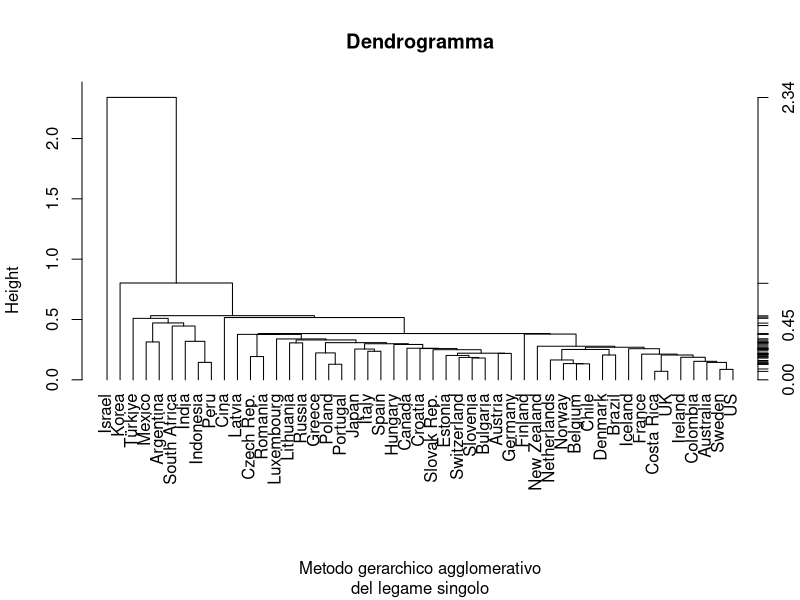
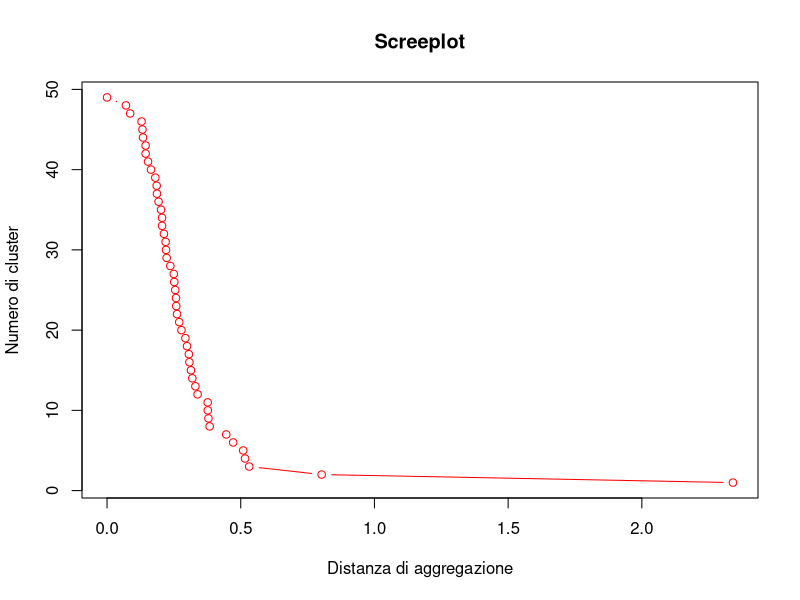
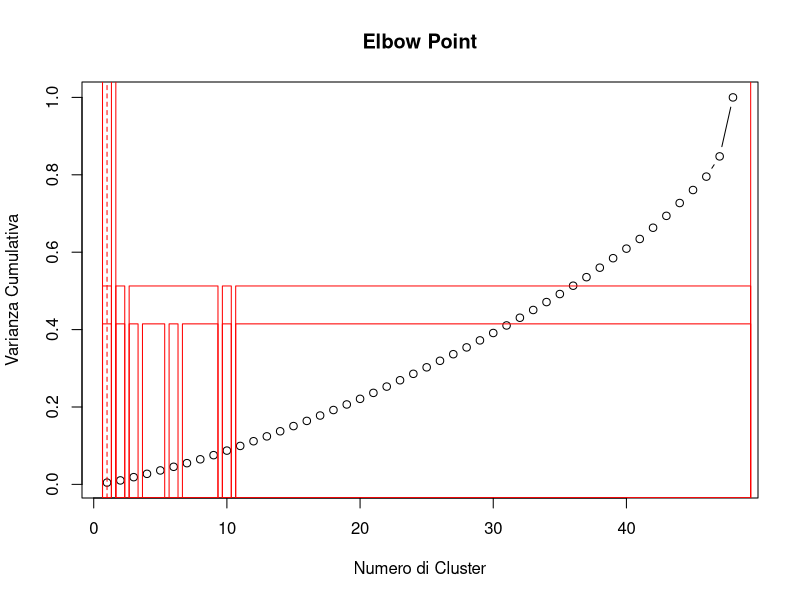
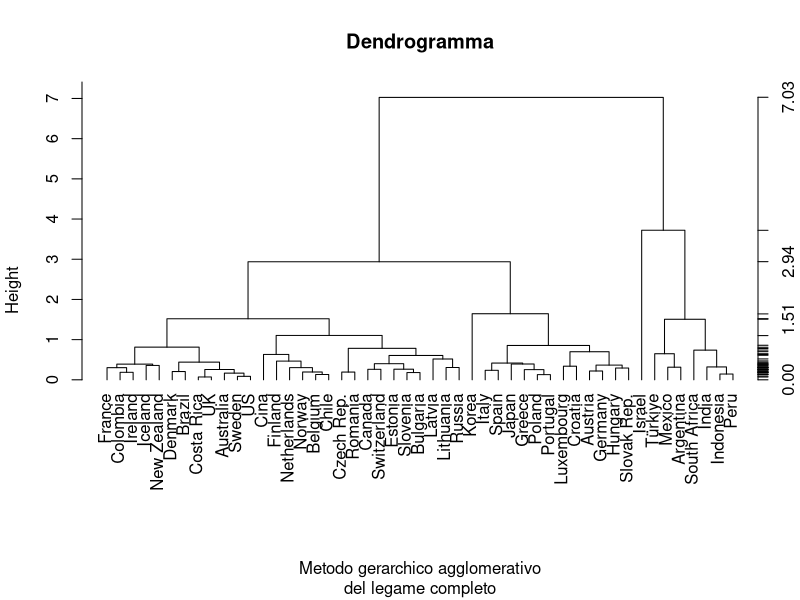
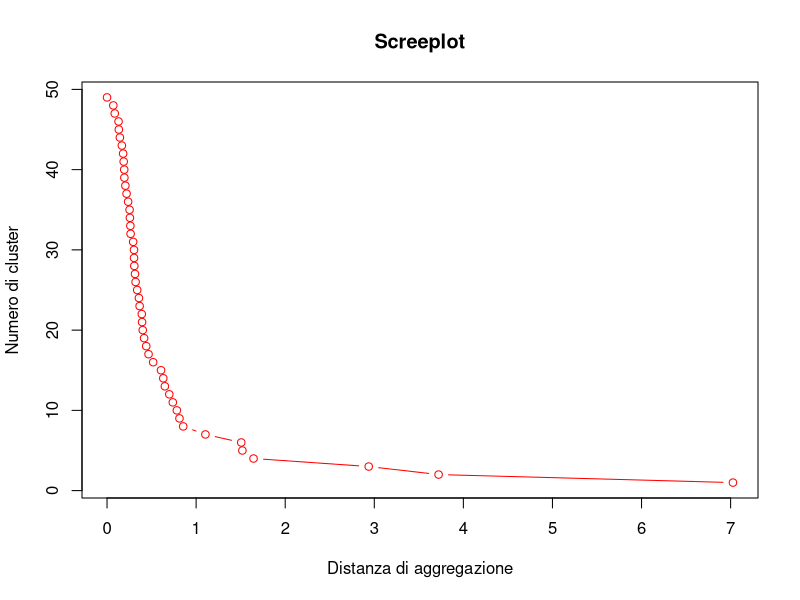
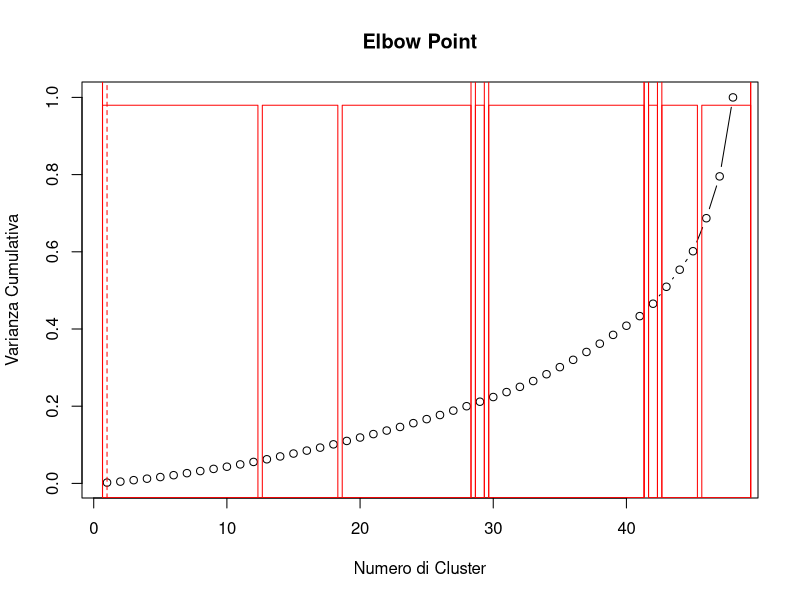
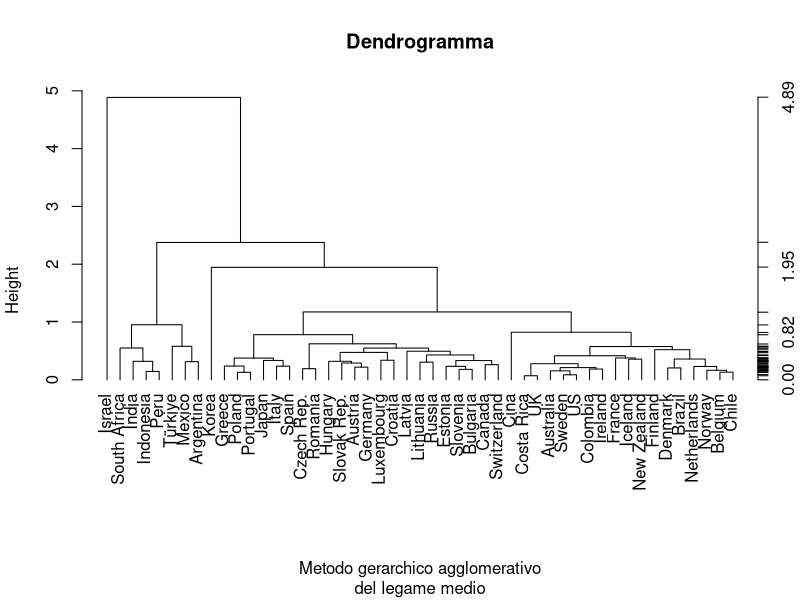
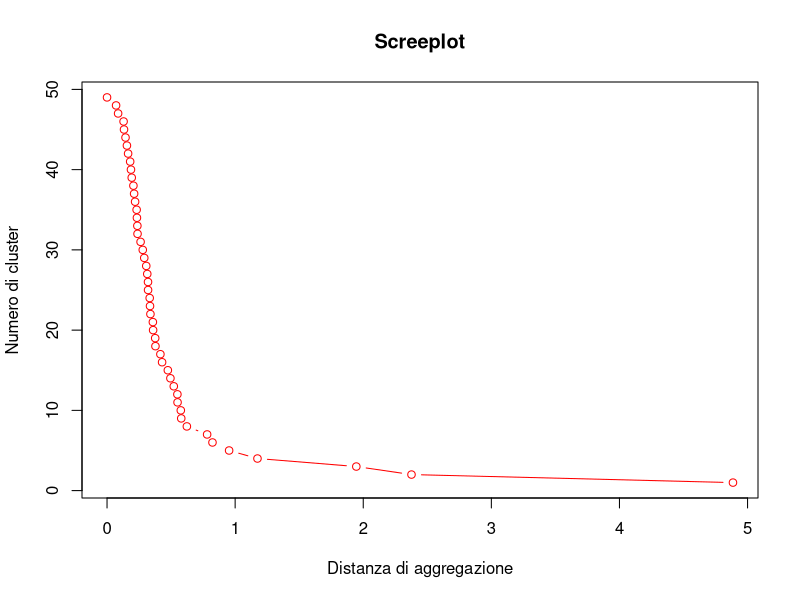

Here is the R script that generated these plots, in order:
#CLUSTERING

#________________________________________________________________________
#                       OPERAZIONI PRELIMINARI
#________________________________________________________________________

library(readxl)
library(writexl)

#Leggo il set di dati
data <- read_excel("dataset_puliti/fertilita_arrotondato.xlsx")

#Visualizzo i dati
View(data)

#Salvo i nomi dei Paesi in modo da poterli utilizzare nel clustering
nomi_paesi <- c("Australia", "Austria", "Belgium", "Canada", "Chile",
                     "Colombia", "Costa Rica", "Czech Rep.", 
                     "Denmark", "Estonia", "Finland", "France", "Germany",
                     "Greece", "Hungary", "Iceland", "Ireland", "Israel",
                     "Italy", "Japan", "Korea", "Latvia", "Lithuania",
                     "Luxembourg", "Mexico", "Netherlands", "New Zealand",
                     "Norway", "Poland", "Portugal", "Slovak Rep.",
                     "Slovenia", "Spain", "Sweden", "Switzerland", 
                     "Türkiye", "UK", "US", "Argentina", "Brazil",
                     "Bulgaria", "Cina", "Croatia", "India", "Indonesia",
                     "Peru", "Romania", "Russia", "South Africa")


#________________________________________________________________________
#                         MATRICE DELLE DISTANZE
#________________________________________________________________________

#Osservo la matrice delle distanze con distanza euclidea
distanceMatrix <- dist(data, method = "euclidean", diag = FALSE, upper = FALSE)
distanceMatrix

#Converto la matrice in un dataframe
distance_df <- as.data.frame(as.matrix(distanceMatrix))

# Salva la matrice delle distanze in un file Excel
write_xlsx(distance_df, "matrice_distanze_fertilita.xlsx")

#Calcolo quante sono le istanze totali
length(distanceMatrix)


#________________________________________________________________________
#                   MATRICE DI NON OMOGENEITA' TOTALE
#________________________________________________________________________

#Matrice delle varianze e covarianze campionarie tra le caratteristiche
WI <- cov(data[,-1])

#Vedo quanto i dati sono omogenei attraverso la traccia
n <- nrow(data[, -1])
HI <- (n-1)*WI

#HI è la matrice di non omogeneità statistica
HI

#Visualizzo la misura di non omogeneità statistica
trHI <- sum(diag(HI))
trHI


#________________________________________________________________________
#                             METODI GERARCHICI
#________________________________________________________________________

#________________________________________________________________________
#                       METODO DEL LEGAME SINGOLO
#________________________________________________________________________

#Faccio il clustering sulla base della matrice delle distanze
hls <- hclust(distanceMatrix, method = "single")
hls$height
str(hls)

#Costruisco il dendrogramma 
plot(hls, hang = -1, xlab = "Metodo gerarchico agglomerativo",
     sub="del legame singolo", labels = nomi_paesi, main = "Dendrogramma")
axis(side = 4, at = round(c(0, hls$height), 2))

#________________________________________________________________________

#Costruisco lo screeplot
plot(c(0, hls$height), seq(49,1), type = "b", main = "Screeplot", 
     xlab = "Distanza di aggregazione", ylab = "Numero di cluster",
     col = "red")

#Vediamo le altezze a cui sono avvenute le varia agglomerazioni
c(0, hls$height)

#Verifichiamo anche con l'elbow point
# Calcola la varianza cumulativa
cumulative_variance <- cumsum(hls$height) / sum(hls$height)

# Trova il punto di gomito
elbow_point <- which(diff(cumulative_variance) < 0.05)[1]

# Plot dello screeplot
plot(1:length(hls$height), cumulative_variance, type = "b",
     main = "Elbow Point",
     xlab = "Numero di Cluster", ylab = "Varianza Cumulativa")

# Aggiungi una linea per evidenziare il punto di gomito
abline(v = elbow_point, col = "red", lty = 2)

# Stampa il numero consigliato di cluster
cat("Numero consigliato di cluster:", elbow_point, "\n")

#________________________________________________________________________

#Calcoliamo la misura di non omogeneità statistica tra i cluster
taglio <- cutree (hls , k =2, h = NULL)
num <- table (taglio)

#Lista di indici per i gruppi
tagliolist <- list(taglio)

#Calcolo le medie campionarie, le varianze e deviazioni
#standard dei vari gruppi
agvar <- aggregate(data[, -1], tagliolist, var)[, -1]

#Primo gruppo
trH1 <-(num [[1]] -1) * sum(agvar [1, ])
if(is.na(trH1))
  trH1 <- 0

#Secondo gruppo
trH2 <-(num [[2]] -1) *sum(agvar [2, ])
if(is.na(trH2))
  trH2 <- 0

#Somma delle tracce
sum <- trH1 + trH2 
trB <- trHI - sum
trB/trHI
sum

#Evidenzio le partizioni con 2 cluster nel dendrogramma
rect.hclust(hls, k = 2, border = "red")

#________________________________________________________________________

#Provo con 5 cluster se la misura migliora
#Calcoliamo la misura di non omogeneità statistica tra i cluster
taglio <- cutree (hls , k =5, h = NULL)
num <- table (taglio)

#Lista di indici per i gruppi
tagliolist <- list(taglio)

#Calcolo le medie campionarie, le varianze e deviazioni
#standard dei vari gruppi
agvar <- aggregate(data[, -1], tagliolist, var)[, -1]

#Primo gruppo
trH1 <-(num [[1]] -1) * sum(agvar [1, ])
if(is.na(trH1))
  trH1 <- 0

#Secondo gruppo
trH2 <-(num [[2]] -1) *sum(agvar [2, ])
if(is.na(trH2))
  trH2 <- 0

#Terzo gruppo
trH3 <-(num [[3]] -1) *sum(agvar [3, ])
if(is.na(trH3))
  trH3 <- 0

#Quarto gruppo
trH4 <-(num [[4]] -1) *sum(agvar [4, ])
if(is.na(trH4))
  trH4 <- 0

#Quinto gruppo
trH5 <-(num [[5]] -1) *sum(agvar [5, ])
if(is.na(trH5))
  trH5 <- 0

#Somma delle tracce
sum <- trH1 + trH2 + trH3 + trH4 + trH5
trB <- trHI - sum
trB/trHI
sum

#Evidenzio le partizioni con 5 cluster nel dendrogramma
rect.hclust(hls, k = 5, border = "red")

#________________________________________________________________________

#Provo con 8 cluster se la misura migliora
#Calcoliamo la misura di non omogeneità statistica tra i cluster
taglio <- cutree (hls , k =8, h = NULL)
num <- table (taglio)

#Lista di indici per i gruppi
tagliolist <- list(taglio)

#Calcolo le medie campionarie, le varianze e deviazioni
#standard dei vari gruppi
agvar <- aggregate(data[, -1], tagliolist, var)[, -1]

#Primo gruppo
trH1 <-(num [[1]] -1) * sum(agvar [1, ])
if(is.na(trH1))
  trH1 <- 0

#Secondo gruppo
trH2 <-(num [[2]] -1) *sum(agvar [2, ])
if(is.na(trH2))
  trH2 <- 0

#Terzo gruppo
trH3 <-(num [[3]] -1) *sum(agvar [3, ])
if(is.na(trH3))
  trH3 <- 0

#Quarto gruppo
trH4 <-(num [[4]] -1) * sum(agvar [4, ])
if(is.na(trH4))
  trH4 <- 0

#Quinto gruppo
trH5 <-(num [[5]] -1) *sum(agvar [5, ])
if(is.na(trH5))
  trH5 <- 0

#Sesto gruppo
trH6 <-(num [[6]] -1) *sum(agvar [6, ])
if(is.na(trH6))
  trH6 <- 0

#Settimo gruppo
trH7 <-(num [[7]] -1) *sum(agvar [7, ])
if(is.na(trH7))
  trH7 <- 0

#Ottavo gruppo
trH8 <-(num [[8]] -1) *sum(agvar [8, ])
if(is.na(trH8))
  trH8 <- 0

#Somma delle tracce
sum <- trH1 + trH2 + trH3 + trH4 + trH5 + trH6 + trH7 + trH8
trB <- trHI - sum
trB/trHI
sum

#Evidenzio gli 8 cluster nel dendrogramma
rect.hclust(hls, k = 8, border = "red")


#________________________________________________________________________
#                       METODO DEL LEGAME COMPLETO
#________________________________________________________________________

#Faccio il clustering sulla base della matrice delle distanze
hls <- hclust(distanceMatrix, method = "complete")
hls$height
str(hls)

#Costruisco il dendrogramma 
plot(hls, hang = -1, xlab = "Metodo gerarchico agglomerativo",
     sub="del legame completo", labels = nomi_paesi, main = "Dendrogramma")
axis(side = 4, at = round(c(0, hls$height), 2))

#________________________________________________________________________

#Costruisco lo screeplot
plot(c(0, hls$height), seq(49,1), type = "b", main = "Screeplot", 
     xlab = "Distanza di aggregazione", ylab = "Numero di cluster",
     col = "red")

#Vediamo le altezze a cui sono avvenute le varia agglomerazioni
c(0, hls$height)

#Verifichiamo anche con l'elbow point
# Calcola la varianza cumulativa
cumulative_variance <- cumsum(hls$height) / sum(hls$height)

# Trova il punto di gomito
elbow_point <- which(diff(cumulative_variance) < 0.05)[1]

# Plot dello screeplot
plot(1:length(hls$height), cumulative_variance, type = "b",
     main = "Elbow Point",
     xlab = "Numero di Cluster", ylab = "Varianza Cumulativa")

# Aggiungi una linea per evidenziare il punto di gomito
abline(v = elbow_point, col = "red", lty = 2)

# Stampa il numero consigliato di cluster
cat("Numero consigliato di cluster:", elbow_point, "\n")

#________________________________________________________________________

#Calcoliamo la misura di non omogeneità statistica tra i cluster
taglio <- cutree (hls , k =2, h = NULL)
num <- table (taglio)

#Lista di indici per i gruppi
tagliolist <- list(taglio)

#Calcolo le medie campionarie, le varianze e deviazioni
#standard dei vari gruppi
agvar <- aggregate(data[, -1], tagliolist, var)[, -1]

#Primo gruppo
trH1 <-(num [[1]] -1) * sum(agvar [1, ])
if(is.na(trH1))
  trH1 <- 0

#Secondo gruppo
trH2 <-(num [[2]] -1) *sum(agvar [2, ])
if(is.na(trH2))
  trH2 <- 0

#Somma delle tracce
sum <- trH1 + trH2 
trB <- trHI - sum
trB/trHI
sum

#Evidenzio le partizioni con 2 cluster nel dendrogramma
rect.hclust(hls, k = 2, border = "red")

#________________________________________________________________________

#Provo con 5 cluster se la misura migliora
#Calcoliamo la misura di non omogeneità statistica tra i cluster
taglio <- cutree (hls , k =5, h = NULL)
num <- table (taglio)

#Lista di indici per i gruppi
tagliolist <- list(taglio)

#Calcolo le medie campionarie, le varianze e deviazioni
#standard dei vari gruppi
agvar <- aggregate(data[, -1], tagliolist, var)[, -1]

#Primo gruppo
trH1 <-(num [[1]] -1) * sum(agvar [1, ])
if(is.na(trH1))
  trH1 <- 0

#Secondo gruppo
trH2 <-(num [[2]] -1) *sum(agvar [2, ])
if(is.na(trH2))
  trH2 <- 0

#Terzo gruppo
trH3 <-(num [[3]] -1) *sum(agvar [3, ])
if(is.na(trH3))
  trH3 <- 0

#Quarto gruppo
trH4 <-(num [[4]] -1) *sum(agvar [4, ])
if(is.na(trH4))
  trH4 <- 0

#Quinto gruppo
trH5 <-(num [[5]] -1) *sum(agvar [5, ])
if(is.na(trH5))
  trH5 <- 0

#Somma delle tracce
sum <- trH1 + trH2 + trH3 + trH4 + trH5
trB <- trHI - sum
trB/trHI
sum

#Evidenzio le partizioni con 5 cluster nel dendrogramma
rect.hclust(hls, k = 5, border = "red")

#________________________________________________________________________

#Provo con 8 cluster se la misura migliora
#Calcoliamo la misura di non omogeneità statistica tra i cluster
taglio <- cutree (hls , k =8, h = NULL)
num <- table (taglio)

#Lista di indici per i gruppi
tagliolist <- list(taglio)

#Calcolo le medie campionarie, le varianze e deviazioni
#standard dei vari gruppi
agvar <- aggregate(data[, -1], tagliolist, var)[, -1]

#Primo gruppo
trH1 <-(num [[1]] -1) * sum(agvar [1, ])
if(is.na(trH1))
  trH1 <- 0

#Secondo gruppo
trH2 <-(num [[2]] -1) *sum(agvar [2, ])
if(is.na(trH2))
  trH2 <- 0

#Terzo gruppo
trH3 <-(num [[3]] -1) *sum(agvar [3, ])
if(is.na(trH3))
  trH3 <- 0

#Quarto gruppo
trH4 <-(num [[4]] -1) * sum(agvar [4, ])
if(is.na(trH4))
  trH4 <- 0

#Quinto gruppo
trH5 <-(num [[5]] -1) *sum(agvar [5, ])
if(is.na(trH5))
  trH5 <- 0

#Sesto gruppo
trH6 <-(num [[6]] -1) *sum(agvar [6, ])
if(is.na(trH6))
  trH6 <- 0

#Settimo gruppo
trH7 <-(num [[7]] -1) *sum(agvar [7, ])
if(is.na(trH7))
  trH7 <- 0

#Ottavo gruppo
trH8 <-(num [[8]] -1) *sum(agvar [8, ])
if(is.na(trH8))
  trH8 <- 0

#Somma delle tracce
sum <- trH1 + trH2 + trH3 + trH4 + trH5 + trH6 + trH7 + trH8
trB <- trHI - sum
trB/trHI
sum

#Evidenzio gli 8 cluster nel dendrogramma
rect.hclust(hls, k = 8, border = "red")


#________________________________________________________________________
#                       METODO DEL LEGAME MEDIO
#________________________________________________________________________

#Faccio il clustering sulla base della matrice delle distanze
hls <- hclust(distanceMatrix, method = "average")
hls$height
str(hls)

#Costruisco il dendrogramma 
plot(hls, hang = -1, xlab = "Metodo gerarchico agglomerativo",
     sub="del legame medio", labels = nomi_paesi, main = "Dendrogramma")
axis(side = 4, at = round(c(0, hls$height), 2))

#________________________________________________________________________

#Costruisco lo screeplot
plot(c(0, hls$height), seq(49,1), type = "b", main = "Screeplot", 
     xlab = "Distanza di aggregazione", ylab = "Numero di cluster",
     col = "red")

#Vediamo le altezze a cui sono avvenute le varia agglomerazioni
c(0, hls$height)

#Verifichiamo anche con l'elbow point
# Calcola la varianza cumulativa
cumulative_variance <- cumsum(hls$height) / sum(hls$height)

# Trova il punto di gomito
elbow_point <- which(diff(cumulative_variance) < 0.05)[1]

# Plot dello screeplot
plot(1:length(hls$height), cumulative_variance, type = "b",
     main = "Elbow Point",
     xlab = "Numero di Cluster", ylab = "Varianza Cumulativa")

# Aggiungi una linea per evidenziare il punto di gomito
abline(v = elbow_point, col = "red", lty = 2)

# Stampa il numero consigliato di cluster
cat("Numero consigliato di cluster:", elbow_point, "\n")

#________________________________________________________________________

#Calcoliamo la misura di non omogeneità statistica tra i cluster
taglio <- cutree (hls , k =2, h = NULL)
num <- table (taglio)

#Lista di indici per i gruppi
tagliolist <- list(taglio)

#Calcolo le medie campionarie, le varianze e deviazioni
#standard dei vari gruppi
agvar <- aggregate(data[, -1], tagliolist, var)[, -1]

#Primo gruppo
trH1 <-(num [[1]] -1) * sum(agvar [1, ])
if(is.na(trH1))
  trH1 <- 0

#Secondo gruppo
trH2 <-(num [[2]] -1) *sum(agvar [2, ])
if(is.na(trH2))
  trH2 <- 0

#Somma delle tracce
sum <- trH1 + trH2 
trB <- trHI - sum
trB/trHI
sum

#Evidenzio le partizioni con 2 cluster nel dendrogramma
rect.hclust(hls, k = 2, border = "red")

#________________________________________________________________________

#Provo con 5 cluster se la misura migliora
#Calcoliamo la misura di non omogeneità statistica tra i cluster
taglio <- cutree (hls , k =5, h = NULL)
num <- table (taglio)

#Lista di indici per i gruppi
tagliolist <- list(taglio)

#Calcolo le medie campionarie, le varianze e deviazioni
#standard dei vari gruppi
agvar <- aggregate(data[, -1], tagliolist, var)[, -1]

#Primo gruppo
trH1 <-(num [[1]] -1) * sum(agvar [1, ])
if(is.na(trH1))
  trH1 <- 0

#Secondo gruppo
trH2 <-(num [[2]] -1) *sum(agvar [2, ])
if(is.na(trH2))
  trH2 <- 0

#Terzo gruppo
trH3 <-(num [[3]] -1) *sum(agvar [3, ])
if(is.na(trH3))
  trH3 <- 0

#Quarto gruppo
trH4 <-(num [[4]] -1) *sum(agvar [4, ])
if(is.na(trH4))
  trH4 <- 0

#Quinto gruppo
trH5 <-(num [[5]] -1) *sum(agvar [5, ])
if(is.na(trH5))
  trH5 <- 0

#Somma delle tracce
sum <- trH1 + trH2 + trH3 + trH4 + trH5
trB <- trHI - sum
trB/trHI
sum

#Evidenzio le partizioni con 5 cluster nel dendrogramma
rect.hclust(hls, k = 5, border = "red")

#________________________________________________________________________

#Provo con 8 cluster se la misura migliora
#Calcoliamo la misura di non omogeneità statistica tra i cluster
taglio <- cutree (hls , k =8, h = NULL)
num <- table (taglio)

#Lista di indici per i gruppi
tagliolist <- list(taglio)

#Calcolo le medie campionarie, le varianze e deviazioni
#standard dei vari gruppi
agvar <- aggregate(data[, -1], tagliolist, var)[, -1]

#Primo gruppo
trH1 <-(num [[1]] -1) * sum(agvar [1, ])
if(is.na(trH1))
  trH1 <- 0

#Secondo gruppo
trH2 <-(num [[2]] -1) *sum(agvar [2, ])
if(is.na(trH2))
  trH2 <- 0

#Terzo gruppo
trH3 <-(num [[3]] -1) *sum(agvar [3, ])
if(is.na(trH3))
  trH3 <- 0

#Quarto gruppo
trH4 <-(num [[4]] -1) * sum(agvar [4, ])
if(is.na(trH4))
  trH4 <- 0

#Quinto gruppo
trH5 <-(num [[5]] -1) *sum(agvar [5, ])
if(is.na(trH5))
  trH5 <- 0

#Sesto gruppo
trH6 <-(num [[6]] -1) *sum(agvar [6, ])
if(is.na(trH6))
  trH6 <- 0

#Settimo gruppo
trH7 <-(num [[7]] -1) *sum(agvar [7, ])
if(is.na(trH7))
  trH7 <- 0

#Ottavo gruppo
trH8 <-(num [[8]] -1) *sum(agvar [8, ])
if(is.na(trH8))
  trH8 <- 0

#Somma delle tracce
sum <- trH1 + trH2 + trH3 + trH4 + trH5 + trH6 + trH7 + trH8
trB <- trHI - sum
trB/trHI
sum

#Evidenzio gli 8 cluster nel dendrogramma
rect.hclust(hls, k = 8, border = "red")


#________________________________________________________________________
#                           METODO DEL CENTROIDE
#________________________________________________________________________

#Faccio il clustering sulla base della matrice delle distanze
d2 <- distanceMatrix^2
hls <- hclust(d2, method = "centroid")
hls$height
str(hls)

#Costruisco il dendrogramma 
plot(hls, hang = -1, xlab = "Metodo gerarchico agglomerativo",
     sub="del centroide", labels = nomi_paesi, main = "Dendrogramma")
axis(side = 4, at = round(c(0, hls$height), 2))

#________________________________________________________________________

#Calcoliamo la misura di non omogeneità statistica tra i cluster
taglio <- cutree (hls , k =2, h = NULL)
num <- table (taglio)

#Lista di indici per i gruppi
tagliolist <- list(taglio)

#Calcolo le medie campionarie, le varianze e deviazioni
#standard dei vari gruppi
agvar <- aggregate(data[, -1], tagliolist, var)[, -1]

#Primo gruppo
trH1 <-(num [[1]] -1) * sum(agvar [1, ])
if(is.na(trH1))
  trH1 <- 0

#Secondo gruppo
trH2 <-(num [[2]] -1) *sum(agvar [2, ])
if(is.na(trH2))
  trH2 <- 0

#Somma delle tracce
sum <- trH1 + trH2 
trB <- trHI - sum
trB/trHI
sum

#Evidenzio le partizioni con 2 cluster nel dendrogramma
rect.hclust(hls, k = 2, border = "red")

#________________________________________________________________________

#Provo con 5 cluster se la misura migliora
#Calcoliamo la misura di non omogeneità statistica tra i cluster
taglio <- cutree (hls , k =5, h = NULL)
num <- table (taglio)

#Lista di indici per i gruppi
tagliolist <- list(taglio)

#Calcolo le medie campionarie, le varianze e deviazioni
#standard dei vari gruppi
agvar <- aggregate(data[, -1], tagliolist, var)[, -1]

#Primo gruppo
trH1 <-(num [[1]] -1) * sum(agvar [1, ])
if(is.na(trH1))
  trH1 <- 0

#Secondo gruppo
trH2 <-(num [[2]] -1) *sum(agvar [2, ])
if(is.na(trH2))
  trH2 <- 0

#Terzo gruppo
trH3 <-(num [[3]] -1) *sum(agvar [3, ])
if(is.na(trH3))
  trH3 <- 0

#Quarto gruppo
trH4 <-(num [[4]] -1) *sum(agvar [4, ])
if(is.na(trH4))
  trH4 <- 0

#Quinto gruppo
trH5 <-(num [[5]] -1) *sum(agvar [5, ])
if(is.na(trH5))
  trH5 <- 0

#Somma delle tracce
sum <- trH1 + trH2 + trH3 + trH4 + trH5
trB <- trHI - sum
trB/trHI
sum

#Evidenzio le partizioni con 5 cluster nel dendrogramma
rect.hclust(hls, k = 5, border = "red")

#________________________________________________________________________

#Provo con 8 cluster se la misura migliora
#Calcoliamo la misura di non omogeneità statistica tra i cluster
taglio <- cutree (hls , k =8, h = NULL)
num <- table (taglio)

#Lista di indici per i gruppi
tagliolist <- list(taglio)

#Calcolo le medie campionarie, le varianze e deviazioni
#standard dei vari gruppi
agvar <- aggregate(data[, -1], tagliolist, var)[, -1]

#Primo gruppo
trH1 <-(num [[1]] -1) * sum(agvar [1, ])
if(is.na(trH1))
  trH1 <- 0

#Secondo gruppo
trH2 <-(num [[2]] -1) *sum(agvar [2, ])
if(is.na(trH2))
  trH2 <- 0

#Terzo gruppo
trH3 <-(num [[3]] -1) *sum(agvar [3, ])
if(is.na(trH3))
  trH3 <- 0

#Quarto gruppo
trH4 <-(num [[4]] -1) * sum(agvar [4, ])
if(is.na(trH4))
  trH4 <- 0

#Quinto gruppo
trH5 <-(num [[5]] -1) *sum(agvar [5, ])
if(is.na(trH5))
  trH5 <- 0

#Sesto gruppo
trH6 <-(num [[6]] -1) *sum(agvar [6, ])
if(is.na(trH6))
  trH6 <- 0

#Settimo gruppo
trH7 <-(num [[7]] -1) *sum(agvar [7, ])
if(is.na(trH7))
  trH7 <- 0

#Ottavo gruppo
trH8 <-(num [[8]] -1) *sum(agvar [8, ])
if(is.na(trH8))
  trH8 <- 0

#Somma delle tracce
sum <- trH1 + trH2 + trH3 + trH4 + trH5 + trH6 + trH7 + trH8
trB <- trHI - sum
trB/trHI
sum

#Evidenzio gli 8 cluster nel dendrogramma
rect.hclust(hls, k = 8, border = "red")


#________________________________________________________________________
#                           METODO DELLA MEDIANA
#________________________________________________________________________

#Faccio il clustering sulla base della matrice delle distanze
hls <- hclust(d2, method = "median")
hls$height
str(hls)

#Costruisco il dendrogramma 
plot(hls, hang = -1, xlab = "Metodo gerarchico agglomerativo",
     sub="della mediana", labels = nomi_paesi, main = "Dendrogramma")
axis(side = 4, at = round(c(0, hls$height), 2))

#________________________________________________________________________

#Calcoliamo la misura di non omogeneità statistica tra i cluster
taglio <- cutree (hls , k =2, h = NULL)
num <- table (taglio)

#Lista di indici per i gruppi
tagliolist <- list(taglio)

#Calcolo le medie campionarie, le varianze e deviazioni
#standard dei vari gruppi
agvar <- aggregate(data[, -1], tagliolist, var)[, -1]

#Primo gruppo
trH1 <-(num [[1]] -1) * sum(agvar [1, ])
if(is.na(trH1))
  trH1 <- 0

#Secondo gruppo
trH2 <-(num [[2]] -1) *sum(agvar [2, ])
if(is.na(trH2))
  trH2 <- 0

#Somma delle tracce
sum <- trH1 + trH2 
trB <- trHI - sum
trB/trHI
sum

#Evidenzio le partizioni con 2 cluster nel dendrogramma
rect.hclust(hls, k = 2, border = "red")

#________________________________________________________________________

#Provo con 5 cluster se la misura migliora
#Calcoliamo la misura di non omogeneità statistica tra i cluster
taglio <- cutree (hls , k =5, h = NULL)
num <- table (taglio)

#Lista di indici per i gruppi
tagliolist <- list(taglio)

#Calcolo le medie campionarie, le varianze e deviazioni
#standard dei vari gruppi
agvar <- aggregate(data[, -1], tagliolist, var)[, -1]

#Primo gruppo
trH1 <-(num [[1]] -1) * sum(agvar [1, ])
if(is.na(trH1))
  trH1 <- 0

#Secondo gruppo
trH2 <-(num [[2]] -1) *sum(agvar [2, ])
if(is.na(trH2))
  trH2 <- 0

#Terzo gruppo
trH3 <-(num [[3]] -1) *sum(agvar [3, ])
if(is.na(trH3))
  trH3 <- 0

#Quarto gruppo
trH4 <-(num [[4]] -1) *sum(agvar [4, ])
if(is.na(trH4))
  trH4 <- 0

#Quinto gruppo
trH5 <-(num [[5]] -1) *sum(agvar [5, ])
if(is.na(trH5))
  trH5 <- 0

#Somma delle tracce
sum <- trH1 + trH2 + trH3 + trH4 + trH5
trB <- trHI - sum
trB/trHI
sum

#Evidenzio i 5 cluster nel dendrogramma
rect.hclust(hls, k = 5, border = "red")

#________________________________________________________________________

#Provo con 8 cluster se la misura migliora
#Calcoliamo la misura di non omogeneità statistica tra i cluster
taglio <- cutree (hls , k =8, h = NULL)
num <- table (taglio)

#Lista di indici per i gruppi
tagliolist <- list(taglio)

#Calcolo le medie campionarie, le varianze e deviazioni
#standard dei vari gruppi
agvar <- aggregate(data[, -1], tagliolist, var)[, -1]

#Primo gruppo
trH1 <-(num [[1]] -1) * sum(agvar [1, ])
if(is.na(trH1))
  trH1 <- 0

#Secondo gruppo
trH2 <-(num [[2]] -1) *sum(agvar [2, ])
if(is.na(trH2))
  trH2 <- 0

#Terzo gruppo
trH3 <-(num [[3]] -1) *sum(agvar [3, ])
if(is.na(trH3))
  trH3 <- 0

#Quarto gruppo
trH4 <-(num [[4]] -1) * sum(agvar [4, ])
if(is.na(trH4))
  trH4 <- 0

#Quinto gruppo
trH5 <-(num [[5]] -1) *sum(agvar [5, ])
if(is.na(trH5))
  trH5 <- 0

#Sesto gruppo
trH6 <-(num [[6]] -1) *sum(agvar [6, ])
if(is.na(trH6))
  trH6 <- 0

#Settimo gruppo
trH7 <-(num [[7]] -1) *sum(agvar [7, ])
if(is.na(trH7))
  trH7 <- 0

#Ottavo gruppo
trH8 <-(num [[8]] -1) *sum(agvar [8, ])
if(is.na(trH8))
  trH8 <- 0

#Somma delle tracce
sum <- trH1 + trH2 + trH3 + trH4 + trH5 + trH6 + trH7 + trH8
trB <- trHI - sum
trB/trHI
sum

#Evidenzio gli 8 cluster nel dendrogramma
rect.hclust(hls, k = 8, border = "red")


#________________________________________________________________________
#                           METODI NON GERARCHICI
#________________________________________________________________________

#________________________________________________________________________
#                                   K-MEANS
#________________________________________________________________________

#Applico l'algoritmo k-means
km <- kmeans (data[, -1], centers = 8 , iter.max = 20, nstart = 10)
km

#Calcolo la misura di non omogeneità statistica
km$betweenss/km$totss

#Calcolo la misura di non omogeneità totale
km$totss

#Calcolo la somma delle within
km$tot.withinss

#Calcolo la between
km$betweenss